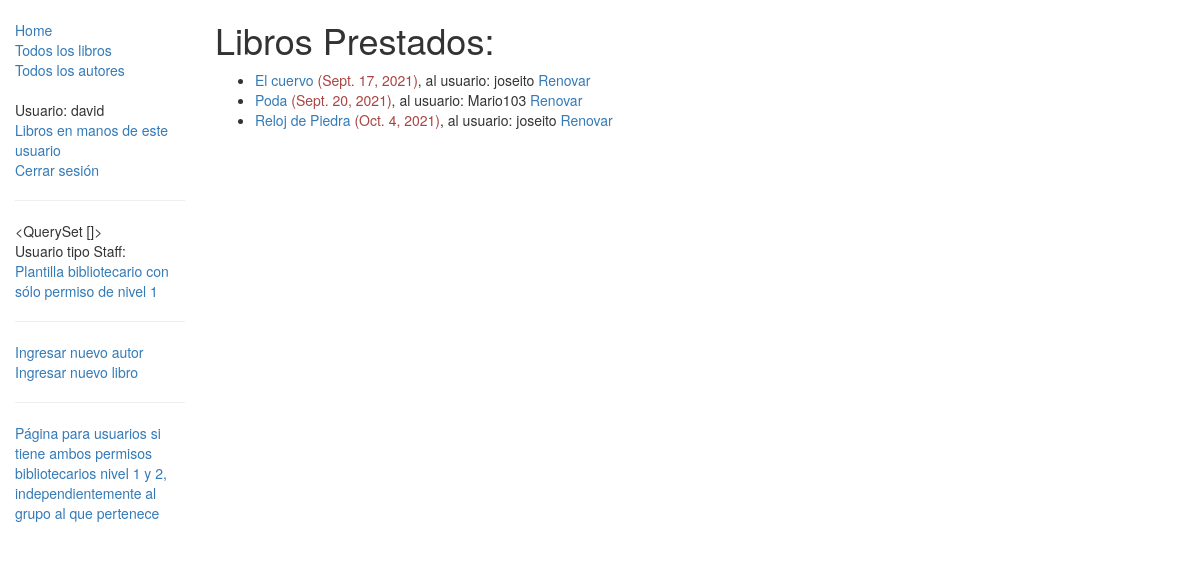
/catalogo/bibliotecariosPermiso1/ (signed in), run on the app's committed database.
### catalogo/models.py (models this page shows, shortened)
class EjemplarEspecifico(models.Model):
    id = models.UUIDField(primary_key=True, default=uuid.uuid4, help_text="ID único para este libro particular en toda la biblioteca")
    libro = models.ForeignKey('Libro', on_delete=models.SET_NULL, null=True)
    impresion = models.CharField(max_length=200)
    devolucion = models.DateField(null=True, blank=True)
    prestatario = models.ForeignKey(User, on_delete=models.SET_NULL, null=True, blank=True) #Note que el argumento de primero en la instanciación del objeto/clase, models.ForeingKey, User, representa una tabla o clase implicita de django, consistente en todos los usuarios de la aplicación django, guardados en la base de datos.
    campoConstante = 'xxx' #Podemos meter un atributo-campo como una constante simbólica. Todos los registros o filas tendrán este valor en su campo o columna.
    PRESTAMO_STATUS = (
        ('m', 'Mantenimiento'),
        ('p', 'Prestado'),
        ('d', 'Disponible'),
        ('r', 'Reservado'),
    )
    status = models.CharField(max_length=1, choices=PRESTAMO_STATUS, blank=True, default='m', help_text='Estatus en que se encuentra actualmente el ejemplar específico.')
    class Meta:
        ordering = ["devolucion"]
        permissions = (("permisoBibliotecario1", "Permiso tipo 1 sólo para bibliotecarios"), ("permisoBibliotecario2", "Permiso tipo 2 sólo para bibliotecarios"), ("unPermisoX", "Un permiso de hacer x cosa a x usuario."), )
    def esta_atrasado(self): #Método-atributo para determinar si está atrasado en la devolución.
        if self.devolucion and date.today() > self.devolucion:
            return True
        return False

class Libro(models.Model):
    titulo = models.CharField(max_length=200)
    autor = models.ForeignKey('Autor', on_delete=models.SET_NULL, null=True)
    resumen = models.TextField(max_length=1000, help_text="Ingrese una breve descripción del libro")
    isbn = models.CharField('ISBN',max_length=13, help_text='hasta 13 Caracteres <a href="https://www.isbn-international.org/content/what-isbn">ISBN number</a>')
    genero = models.ManyToManyField(Genero, help_text="seleccione un genero para este libro.")
    lenguaje = models.ForeignKey('Lenguaje', on_delete=models.SET_NULL, null=True)
    def display_genero(self):
        """
        Creates a string for the Genero. This is required to display genre in Admin."""
        return ', '.join([ genero.nombre for genero in self.genero.all()[:3] ])
    display_genero.short_description = 'Genero'

### catalogo/views.py (the view)
# urls.py: path('bibliotecariosPermiso1/', views.VistaEjemplaresParaBibliotecarios1.as_view(), name='VistaBibliotecarios1'),
class VistaEjemplaresParaBibliotecarios1(PermissionRequiredMixin, generic.ListView):
    model = EjemplarEspecifico
    permission_required = 'catalogo.permisoBibliotecario1' #Vista sólo bibliotecarios con permiso nivel 1 para estos (mostrará la plantilla referenciada abajo).
    template_name ='catalogo/vista_bibliotecarios1.html' #El nombre de la plantilla aquí es arbitrario por el usuario.
    paginate_by = 10
    def get_queryset(self):
        return EjemplarEspecifico.objects.filter(status__exact='p').order_by('devolucion')

### catalogo/templates/catalogo/vista_bibliotecarios1.html
{% extends "base_generica.html" %}
{% block content %}
    <h1>Libros Prestados:</h1>
    {% if ejemplarespecifico_list %}
    <ul>
      {% for instancia in ejemplarespecifico_list %}
      <li>
        <a href="{% url 'libro-detail' instancia.libro.pk %}">{{instancia.libro.titulo}}</a> <font class="{% if instancia.esta_atrasado %}text-danger{% endif %}">({{ instancia.devolucion }})</font>, al usuario: {{ instancia.prestatario.username }} {% if perms.catalogo.permisoBibliotecario1 %}<a href="{% url 'librosRenovPorLibrero' instancia.id %}">Renovar</a>{% endif %}
      </li>
      {% endfor %}
    </ul>
    {% else %}
      <p>No hay libros prestados.</p>
    {% endif %}
{% endblock %}

### catalogo/templates/base_generica.html (shortened to what this page needs)
<!DOCTYPE html>
<html lang="es">
<head>
  <link rel="stylesheet" href="https://maxcdn.bootstrapcdn.com/bootstrap/3.3.7/css/bootstrap.min.css">
  {% load static %}
  <link rel="stylesheet" href="{% static 'css/styles.css' %}">
</head>
<body>
  <div class="container-fluid">
    <div class="row">
      <div class="col-sm-2">
      {% block sidebar %}
      <ul class="sidebar-nav">
          <li><a href="{% url 'index' %}">Home</a></li>
          <li><a href="{% url 'libros' %}">Todos los libros</a></li>
          <li><a href="{% url 'autores' %}">Todos los autores</a></li>
      </ul>
      <ul class="sidebar-nav">
      {% if user.is_authenticated %}
          <li>Usuario: {{ user.get_username }}</li>
          <li><a href="{% url 'VistaUsuarios' %}">Libros en manos de este usuario</a></li>
          <li><a href="{% url 'logout' %}">Cerrar sesión</a></li>
      {% else %}
          <li><a href="{% url 'login' %}?next={{request.path}}">Abrir sesión</a></li>
          <li><a href="/admin">Ir a admin</a></li>
      {% endif %}
      </ul>
      {% if user.is_staff %}
          <hr>
          <ul class="sidebar-nav">
	  <li>{{ user.groups.all }}</li>
          <li>Usuario tipo Staff:</li>
          {% if perms.catalogo.permisoBibliotecario1 %}
            <li><a href="{% url 'VistaBibliotecarios1' %}">Plantilla bibliotecario con sólo permiso de nivel 1</a></li>
            <hr>
             <li><a href="{% url 'autor-create' %}">Ingresar nuevo autor</a></li>
             <li><a href="{% url 'libro-create' %}">Ingresar nuevo libro</a></li>
            <hr>
	      {% if perms.catalogo.permisoBibliotecario2 %}
                  <li><a href="{% url 'VistaBibliotecarios2' %}">Página para usuarios si tiene ambos permisos bibliotecarios nivel 1 y 2, independientemente al grupo al que pertenece</a></li>
              {% endif %}
          {% endif %}
          </ul>
      {% endif %}
      {% endblock %}
      </div>
      <div class="col-sm-10 ">
      {% block content %}{% endblock %}
      </div>
    </div>
  </div>
</body>
</html>

### catalogo/static/css/styles.css (style rules this page uses)
.sidebar-nav { margin-top: 20px; padding: 0; list-style: none; }

### data on the page
EjemplarEspecifico: libro.titulo "El cuervo", devolucion "Sept. 17, 2021", prestatario.username "joseito"
EjemplarEspecifico: libro.titulo "Poda", devolucion "Sept. 20, 2021", prestatario.username "Mario103"
EjemplarEspecifico: libro.titulo "Reloj de Piedra", devolucion "Oct. 4, 2021", prestatario.username "joseito"

### other printed values
{{ user.get_username }} "david"
{{ user.groups.all }} "<QuerySet []>"
